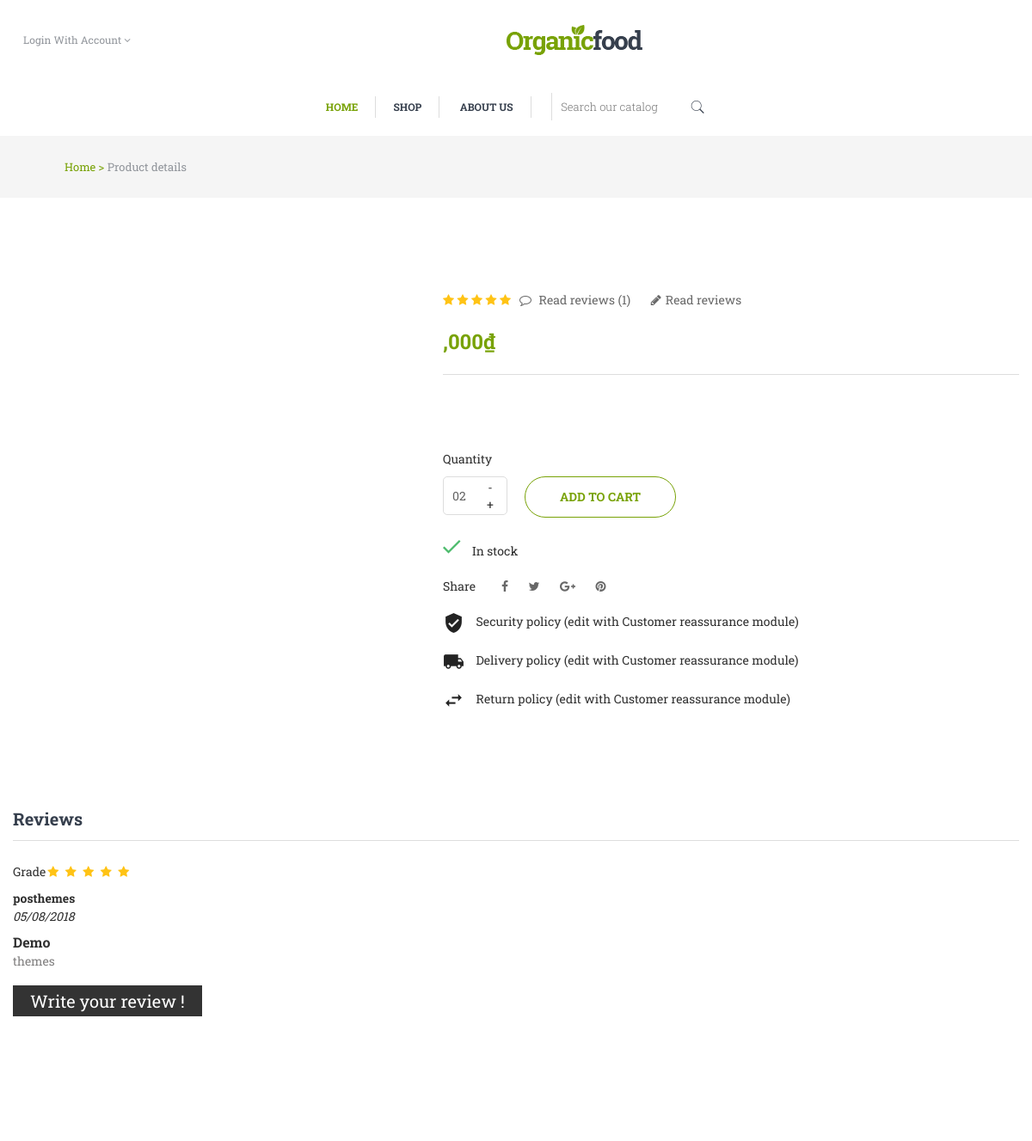
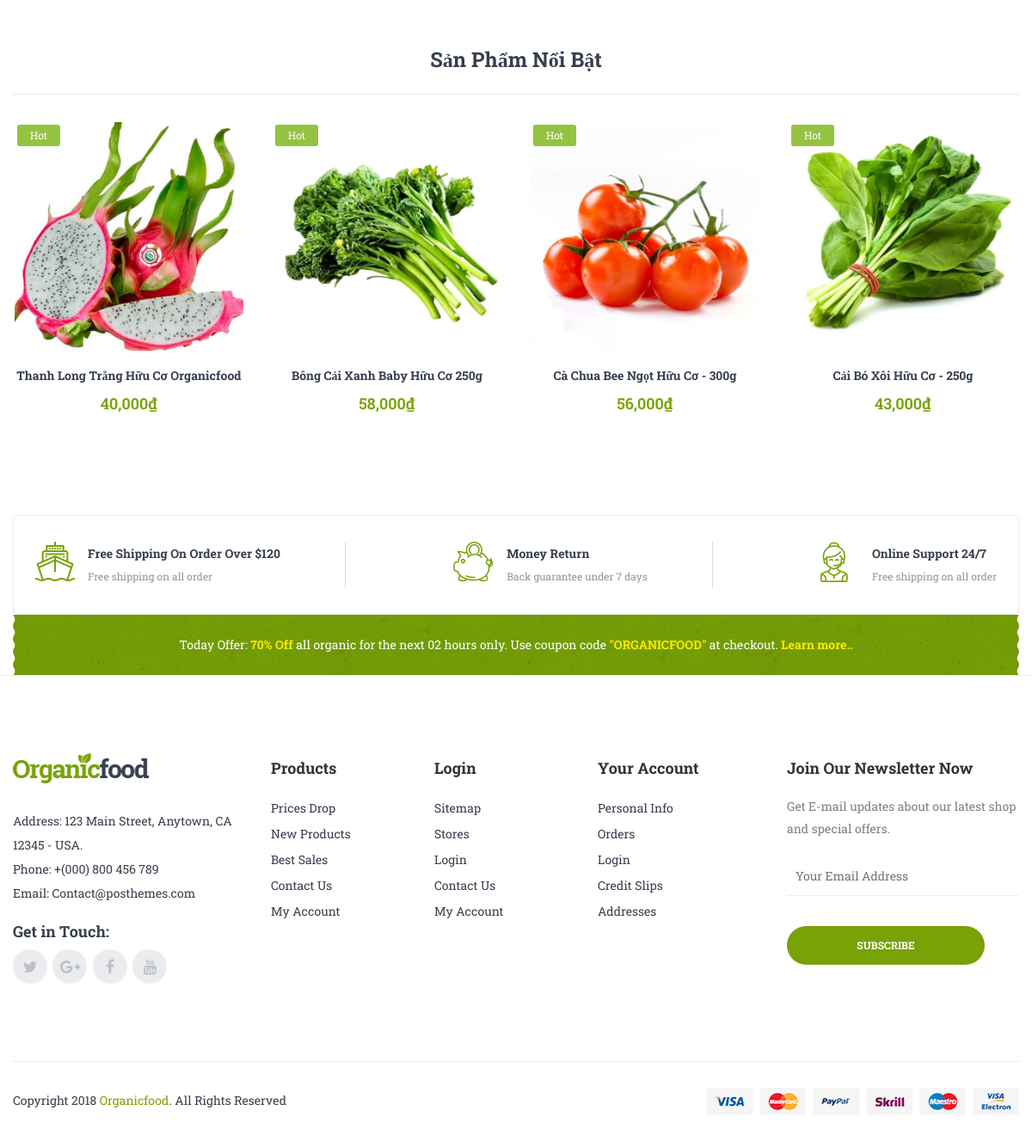
Page /product-details.php on the committed database (2 pictures, top to bottom).
### tables this page shows
CREATE TABLE `products` (
  `id` int(11) NOT NULL,
  `name` varchar(100) NOT NULL,
  `image` varchar(225) NOT NULL,
  `category` int(11) NOT NULL,
  `updated_at` timestamp NOT NULL DEFAULT current_timestamp() ON UPDATE current_timestamp(),
  `created_at` timestamp NOT NULL DEFAULT current_timestamp(),
  `price` int(11) NOT NULL,
  `content` text NOT NULL,
  `feature` int(11) NOT NULL DEFAULT 0
);

### models/product.php (called while the page is built, shortened)
<?php
class Product extends Db
{
    public function getAllProducts()
    {
        $sql = self::$connection->prepare("SELECT * FROM `products`");
        $sql->execute();
        $products = $sql->get_result()->fetch_all(MYSQLI_ASSOC);
        return $products;
    }
    public function getProduct($product_id)
    {
        $sql = self::$connection->prepare("SELECT * FROM `products` WHERE `id` = ?");
        $sql->bind_param("i",$product_id);
        $sql->execute();
        $product = $sql->get_result()->fetch_assoc();
        return $product;
    }
    public function getAllProductsFeature($start, $count)
    {
        $sql = self::$connection->prepare("SELECT * FROM `products` WHERE `feature` = 1 LIMIT ?,?");
        $sql->bind_param("ii", $start, $count);
        $sql->execute();
        $products = $sql->get_result()->fetch_all(MYSQLI_ASSOC);
        return $products;
    }
}

### models/db.php (called while the page is built, shortened)
<?php
class Db
{
    public static $connection;
    public function __construct()
    {
        if (!self::$connection) {
            self::$connection = new mysqli(DB_HOST, DB_USER, DB_PASSWORD, DB_NAME, PORT);
            self::$connection->set_charset(DB_CHARSET);
        }
        return self::$connection;
    }
}

### feature.php (the view, shortened to what this page needs)
<div class="features_product home_3 pt-90">
    <div class="container">
        <div class="row">
            <div class="col-12">
                <div class="section_title text-center">
                    <h3> Sản phẩm nổi bật </h3>
                </div>
            </div>
        </div>
        <div class="row">
            <div class="features_product_four_active owl-carousel owl-loaded owl-drag">
                <?php
                $getAllProductsFeature = $product->getAllProductsFeature(1, 4);
                foreach ($getAllProductsFeature as $value):
                ?>
                    <div class="col-lg-2">
                        <div class="single__product">
                            <div class="single_product__inner">
                                <span class="new_badge">hot</span>
                                <div class="product_img">
                                    <a href="product-details.php?product_id=<?php echo $value['id'] ?>">
                                        <img src="./assets/img/image/<?php echo $value['image'] ?>" alt="">
                                    </a>
                                </div>
                                <div class="product__content text-center">
                                    <div class="produc_desc_info">
                                        <div class="product_title">
                                            <h4><a href="product-details.php?product_id=<?php echo $value['id'] ?>"><?php echo $value['name'] ?></a></h4>
                                        </div>
                                        <div class="product_price">
                                            <p><?php echo $value['price'] ?>,000₫</p>
                                        </div>
                                    </div>
                                </div>
                            </div>
                        </div>
                    </div>
                <?php
                endforeach
                ?>
            </div>
        </div>
    </div>
</div>
<div class="organic_food_wrapper home3">
    <div class="shipping_area shipping_three ">
        <div class="container">
            <div class="row">
                <div class="col-12">
                    <div class="shipping_list d-flex justify-content-between">
                        <div class="single_shipping_box d-flex">
                            <div class="shipping_icon">
                                <img src="assets/img/ship/1.png" alt="shipping icon">
                            </div>
                            <div class="shipping_content">
                                <h6>Free Shipping On Order Over $120</h6>
                                <p>Free shipping on all order</p>
                            </div>
                        </div>
                        <div class="single_shipping_box one d-flex">
                            <div class="shipping_icon">
                                <img src="assets/img/ship/2.png" alt="shipping icon">
                            </div>
                            <div class="shipping_content">
                                <h6>Money Return</h6>
                                <p>Back guarantee under 7 days</p>
                            </div>
                        </div>
                        <div class="single_shipping_box d-flex">
                            <div class="shipping_icon">
                                <img src="assets/img/ship/4.png" alt="shipping icon">
                            </div>
                            <div class="shipping_content">
                                <h6>Online Support 24/7</h6>
                                <p>Free shipping on all order</p>
                            </div>
                        </div>
                    </div>
                </div>
            </div>
        </div>
    </div>
    <div class="static_home3">
        <div class="container">
            <div class="row">
                <div class="col-12">
                    <div class="static_inner" style="background-image:url(assets/img/banner/bg_static2.png)">
                        <div class="static_content">
                            <p>Today Offer:<span> 70% Off </span>all organic for the next 02 hours only. Use coupon code <span>"ORGANICFOOD" </span>at checkout.<span> Learn more..</span></p>
                        </div>
                    </div>
                </div>
            </div>
        </div>
    </div>

### assets/css/bundle.css (style rules this page uses)
body { font-family: "Roboto Slab",serif; font-weight: 400; font-style: normal; font-size: 14px; color:#303030; }
img { max-width: 100%; -webkit-transition: all 0.3s ease-out 0s; transition: all 0.3s ease-out 0s; }
a, .btn { -webkit-transition: all 0.3s ease-out 0s; transition: all 0.3s ease-out 0s; }
a, button, input { outline: medium none; color: #686868; }
h1, h2, h3, h4, h5, h6 { font-weight: normal; color: #303030; margin-top: 0px; font-style: normal; font-weight: 400; }
h1 a, h2 a, h3 a, h4 a, h5 a, h6 a { color: inherit }
h3 { font-size: 28px; }
h4 { font-size: 22px; }
h6 { font-size: 16px; }
p { font-size: 14px; font-weight: normal; line-height: 26px; color: #807f7f; margin-bottom: 15px; }
.pt-90 { padding-top: 90px }

### assets/css/responsive.css (style rules this page uses)
@media (min-width: 1200px) and (max-width: 1680px) { .organic_food_wrapper { padding: 0 30px; } }
@media (min-width: 1200px) and (max-width: 1680px) { .single_shipping_box { padding-right: 23px; margin-right: 23px; } }
@media (min-width: 1200px) and (max-width: 1680px) { .shipping_content > h6 { font-size: 14px; } }
@media (min-width: 1200px) and (max-width: 1680px) { .shipping_content > p { font-size: 12px; } }

### rows in the picture
products: image (picture), name "Thanh Long Trắng Hữu Cơ Organicfood", price "40"
products: image (picture), name "Bông Cải Xanh Baby Hữu Cơ 250g", price "58"
products: image (picture), name "Cà Chua Bee Ngọt Hữu Cơ - 300g", price "56"
products: image (picture), name "Cải Bó Xôi Hữu Cơ - 250g", price "43"
